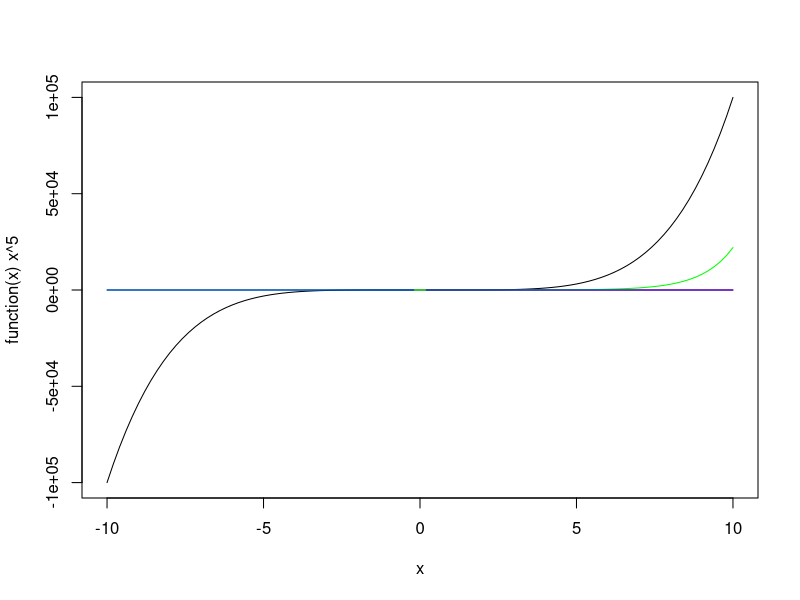

Generate this figure with R:
#lab 1, section 2

x3 <- function(x) x^3

tangent.plots <-  function(fun, pt) {   ## fun = function; pt = point where sec lines will occur
  f.prime <- Deriv(fun)
  x1 <- pt
  y1 <- fun(x1)
  m1 <- f.prime(x1)
  plot(fun, xlim = c(x1-10,x1+10), ylim = c(y1-10,y1+10), col = 'blue')
  points(x = x1, y = y1, col = 'blue', type = 'p', pch = 16)
  sec.int <- -m1*x1 + y1
  abline(a = sec.int, b = m1, col = 'red')
  text(x1+8, y1-8, labels = paste('Slope:', m1, sep = ""))
  text(x1-0.5, y1+0.5, labels = paste('(',x1,',',y1,')'))
}
plot(function(x) x^5, xlim = c(-10,10))
plot(function(x) log(x), xlim = c(-10,10),
     col = 'red',add= TRUE)
plot(function(x) exp(x), xlim = c(-10, 10), 
     col = 'green', add = TRUE)
plot(function(x) 1/x, xlim = c(-10, 10), 
                  col = 'blue', add = TRUE)


